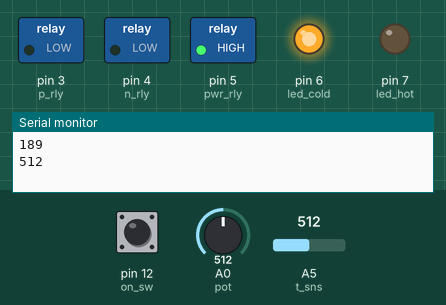
Simulated run of this sketch. Board: Arduino Uno, built with avr-gcc and run on an emulated ATmega328P. On the bench: switched loads named in the sketch (green lamp = pin HIGH), output pins drawn as LEDs (lit = HIGH), the last lines printed to the serial monitor. Inputs (shaded band) come from the test bench; at power-on: A0 (pot) = 512, A5 (t_sns) = 512, pin 12 (on_sw) HIGH.

Above: at 3.4 s.
3.5 s: A0 (pot) set to 529
At 6.5 s:
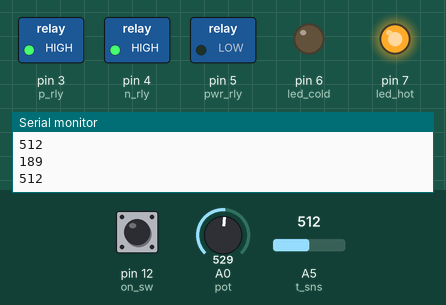
7.0 s: A5 (t_sns) set to 195
10.4 s: A5 (t_sns) set to 174
At 11.5 s:
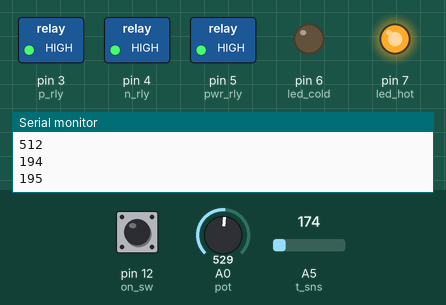
13.8 s: A0 (pot) set to 511
At 16.9 s:
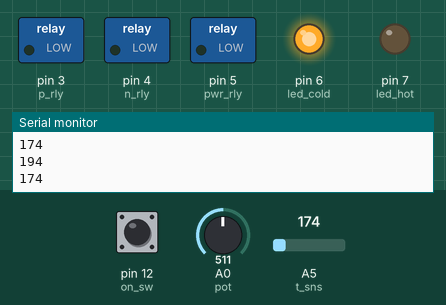
17.4 s: A0 (pot) set to 716
At 18.35 s:
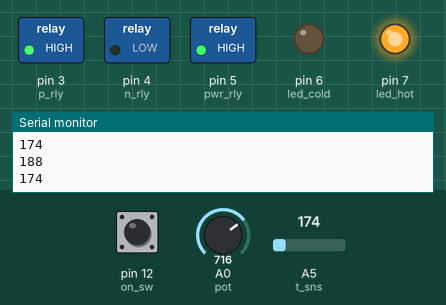
20.8 s: A0 (pot) set to 306
At 20.95 s:
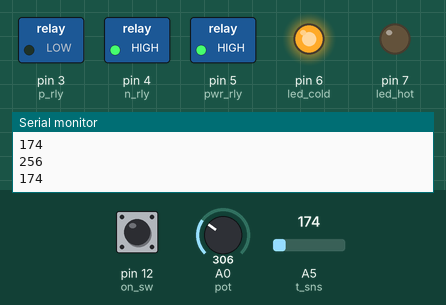
Timing chart, 0 to 23.8 s (numbered marks = the images above; inputs shaded):
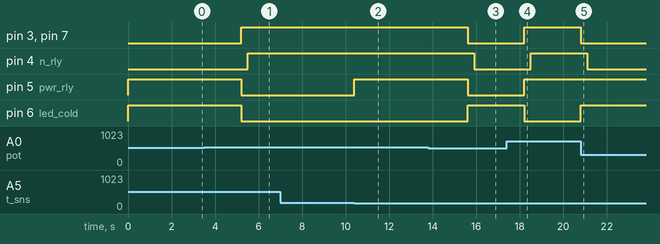

Measured:
- the behaviour switches between 515 and 516 on A0 (pot) (found by bisection; images 0 and 1)
- the behaviour switches between 184 and 183 on A5 (t_sns) (found by bisection; images 1 and 2)
- after the input at 3.5 s, pin 3 (p_rly), pin 7 (led_hot): LOW → HIGH after 1.7 s; pin 4 (n_rly): LOW → HIGH after 2.0 s; pin 5 (pwr_rly), pin 6 (led_cold): HIGH → LOW after 1.7 s
- after the input at 10.4 s, pin 5 (pwr_rly): LOW → HIGH at once
- after the input at 13.8 s, pin 3 (p_rly), pin 5 (pwr_rly), pin 7 (led_hot): HIGH → LOW after 1.8 s; pin 4 (n_rly): HIGH → LOW after 2.1 s; pin 6 (led_cold): LOW → HIGH after 1.8 s
- after the input at 17.4 s, pin 3 (p_rly), pin 5 (pwr_rly), pin 7 (led_hot): LOW → HIGH after 0.81 s; pin 4 (n_rly): LOW → HIGH after 1.1 s; pin 6 (led_cold): HIGH → LOW after 0.81 s
- after the input at 20.8 s, pin 3 (p_rly), pin 7 (led_hot): HIGH → LOW at once; pin 4 (n_rly): HIGH → LOW after 0.31 s; pin 6 (led_cold): LOW → HIGH at once

The sketch:

Hot_Cold_Refrigerator.ino
```cpp
#define led_hot 7
#define led_cold 6
#define pot A0
#define pwr_rly 5
#define p_rly 3 // relay connected to possitive of peltier
#define n_rly 4 // relay connected to negative of peltier
#define t_sns A5 // temperature sensor
#define on_sw 12
#define auto_sw 11

void heat_cabin();
void cool_cabin();

int temp, des_temp, t_flag;

void setup(){
  pinMode(led_hot, OUTPUT);
  pinMode(led_cold, OUTPUT);
  pinMode(pot, INPUT);
  pinMode(t_sns, INPUT);
  pinMode(pwr_rly, OUTPUT);
  pinMode(p_rly, OUTPUT);
  pinMode(n_rly, OUTPUT);
  pinMode(on_sw, INPUT);
  pinMode(auto_sw, INPUT);

  Serial.begin(9600);
}

void loop(){
  des_temp = map(analogRead(pot),0,1024,20,358);
  temp = analogRead(t_sns);

  if(des_temp>189)
    t_flag=1;
  else
    t_flag=-1;

  if(digitalRead(on_sw) == LOW)
    digitalWrite(pwr_rly,LOW);
  else{
    if (((des_temp-10)*t_flag)>temp*t_flag)
      digitalWrite(pwr_rly,HIGH);
    else if (((des_temp-10)*t_flag)<temp*t_flag)
      digitalWrite(pwr_rly,LOW);
  }

  if(t_flag == 1)
    heat_cabin();
  else
    cool_cabin();

  delay(2000);
  Serial.println(des_temp);
  Serial.println(temp);
}

void heat_cabin(){
  digitalWrite(led_hot,HIGH);
  digitalWrite(led_cold,LOW);
  digitalWrite(p_rly,HIGH);
  delay(300);
  digitalWrite(n_rly,HIGH);
  delay(300);
}

void cool_cabin(){
  digitalWrite(led_cold,HIGH);
  digitalWrite(led_hot,LOW);
  digitalWrite(p_rly,LOW);
  delay(300);
  digitalWrite(n_rly,LOW);
  delay(300);
}
```
